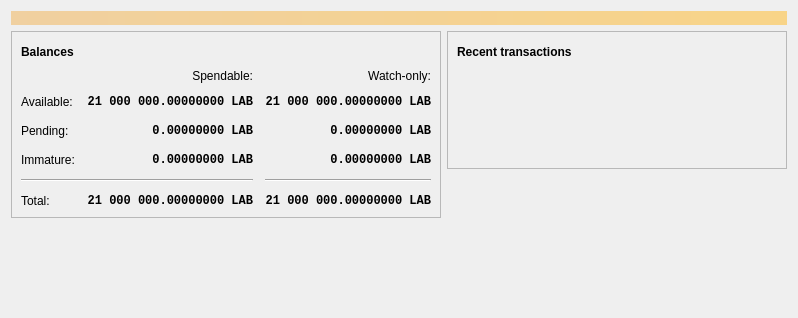
<?xml version="1.0" encoding="UTF-8"?>
<ui version="4.0">
 <class>OverviewPage</class>
 <widget class="QWidget" name="OverviewPage">
  <property name="geometry">
   <rect>
    <x>0</x>
    <y>0</y>
    <width>798</width>
    <height>318</height>
   </rect>
  </property>
  <property name="windowTitle">
   <string>Form</string>
  </property>
  <layout class="QVBoxLayout" name="topLayout">
   <item>
    <widget class="QLabel" name="labelAlerts">
     <property name="visible">
      <bool>false</bool>
     </property>
     <property name="styleSheet">
      <string notr="true">QLabel { background-color: qlineargradient(x1: 0, y1: 0, x2: 1, y2: 0, stop:0 #F0D0A0, stop:1 #F8D488); color:#000000; }</string>
     </property>
     <property name="wordWrap">
      <bool>true</bool>
     </property>
     <property name="margin">
      <number>3</number>
     </property>
     <property name="textInteractionFlags">
      <set>Qt::TextSelectableByMouse</set>
     </property>
    </widget>
   </item>
   <item>
    <layout class="QHBoxLayout" name="horizontalLayout" stretch="1,1">
     <item>
      <layout class="QVBoxLayout" name="verticalLayout_2">
       <item>
        <widget class="QFrame" name="frame">
         <property name="frameShape">
          <enum>QFrame::StyledPanel</enum>
         </property>
         <property name="frameShadow">
          <enum>QFrame::Raised</enum>
         </property>
         <layout class="QVBoxLayout" name="verticalLayout_4">
          <item>
           <layout class="QHBoxLayout" name="horizontalLayout_4">
            <item>
             <widget class="QLabel" name="label_5">
              <property name="font">
               <font>
                <weight>75</weight>
                <bold>true</bold>
               </font>
              </property>
              <property name="text">
               <string>Balances</string>
              </property>
             </widget>
            </item>
            <item>
             <widget class="QPushButton" name="labelWalletStatus">
              <property name="enabled">
               <bool>true</bool>
              </property>
              <property name="maximumSize">
               <size>
                <width>30</width>
                <height>16777215</height>
               </size>
              </property>
              <property name="toolTip">
               <string>The displayed information may be out of date. Your wallet automatically synchronizes with the Labyrinth network after a connection is established, but this process has not completed yet.</string>
              </property>
              <property name="text">
               <string/>
              </property>
              <property name="icon">
               <iconset resource="../labyrinth.qrc">
                <normaloff>:/icons/warning</normaloff>
                <disabledoff>:/icons/warning</disabledoff>:/icons/warning</iconset>
              </property>
              <property name="iconSize">
               <size>
                <width>24</width>
                <height>24</height>
               </size>
              </property>
              <property name="flat">
               <bool>true</bool>
              </property>
             </widget>
            </item>
            <item>
             <spacer name="horizontalSpacer_3">
              <property name="orientation">
               <enum>Qt::Horizontal</enum>
              </property>
              <property name="sizeHint" stdset="0">
               <size>
                <width>40</width>
                <height>20</height>
               </size>
              </property>
             </spacer>
            </item>
           </layout>
          </item>
          <item>
           <layout class="QGridLayout" name="gridLayout">
            <property name="spacing">
             <number>12</number>
            </property>
            <item row="2" column="2">
             <widget class="QLabel" name="labelWatchPending">
              <property name="font">
               <font>
                <family>Monospace</family>
                <weight>75</weight>
                <bold>true</bold>
               </font>
              </property>
              <property name="cursor">
               <cursorShape>IBeamCursor</cursorShape>
              </property>
              <property name="toolTip">
               <string>Unconfirmed transactions to watch-only addresses</string>
              </property>
              <property name="text">
               <string notr="true">0.00000000 LAB</string>
              </property>
              <property name="alignment">
               <set>Qt::AlignRight|Qt::AlignTrailing|Qt::AlignVCenter</set>
              </property>
              <property name="textInteractionFlags">
               <set>Qt::LinksAccessibleByMouse|Qt::TextSelectableByKeyboard|Qt::TextSelectableByMouse</set>
              </property>
             </widget>
            </item>
            <item row="2" column="1">
             <widget class="QLabel" name="labelUnconfirmed">
              <property name="font">
               <font>
                <family>Monospace</family>
                <weight>75</weight>
                <bold>true</bold>
               </font>
              </property>
              <property name="cursor">
               <cursorShape>IBeamCursor</cursorShape>
              </property>
              <property name="toolTip">
               <string>Total of transactions that have yet to be confirmed, and do not yet count toward the spendable balance</string>
              </property>
              <property name="text">
               <string notr="true">0.00000000 LAB</string>
              </property>
              <property name="alignment">
               <set>Qt::AlignRight|Qt::AlignTrailing|Qt::AlignVCenter</set>
              </property>
              <property name="textInteractionFlags">
               <set>Qt::LinksAccessibleByMouse|Qt::TextSelectableByKeyboard|Qt::TextSelectableByMouse</set>
              </property>
             </widget>
            </item>
            <item row="3" column="2">
             <widget class="QLabel" name="labelWatchImmature">
              <property name="font">
               <font>
                <family>Monospace</family>
                <weight>75</weight>
                <bold>true</bold>
               </font>
              </property>
              <property name="cursor">
               <cursorShape>IBeamCursor</cursorShape>
              </property>
              <property name="toolTip">
               <string>Mined balance in watch-only addresses that has not yet matured</string>
              </property>
              <property name="text">
               <string notr="true">0.00000000 LAB</string>
              </property>
              <property name="alignment">
               <set>Qt::AlignRight|Qt::AlignTrailing|Qt::AlignVCenter</set>
              </property>
              <property name="textInteractionFlags">
               <set>Qt::LinksAccessibleByMouse|Qt::TextSelectableByKeyboard|Qt::TextSelectableByMouse</set>
              </property>
             </widget>
            </item>
            <item row="4" column="0" colspan="2">
             <widget class="Line" name="line">
              <property name="orientation">
               <enum>Qt::Horizontal</enum>
              </property>
             </widget>
            </item>
            <item row="4" column="2">
             <widget class="Line" name="lineWatchBalance">
              <property name="sizePolicy">
               <sizepolicy hsizetype="Preferred" vsizetype="Fixed">
                <horstretch>0</horstretch>
                <verstretch>0</verstretch>
               </sizepolicy>
              </property>
              <property name="minimumSize">
               <size>
                <width>140</width>
                <height>0</height>
               </size>
              </property>
              <property name="orientation">
               <enum>Qt::Horizontal</enum>
              </property>
             </widget>
            </item>
            <item row="5" column="0">
             <widget class="QLabel" name="labelTotalText">
              <property name="text">
               <string>Total:</string>
              </property>
             </widget>
            </item>
            <item row="3" column="1">
             <widget class="QLabel" name="labelImmature">
              <property name="font">
               <font>
                <family>Monospace</family>
                <weight>75</weight>
                <bold>true</bold>
               </font>
              </property>
              <property name="cursor">
               <cursorShape>IBeamCursor</cursorShape>
              </property>
              <property name="toolTip">
               <string>Mined balance that has not yet matured</string>
              </property>
              <property name="text">
               <string notr="true">0.00000000 LAB</string>
              </property>
              <property name="alignment">
               <set>Qt::AlignRight|Qt::AlignTrailing|Qt::AlignVCenter</set>
              </property>
              <property name="textInteractionFlags">
               <set>Qt::LinksAccessibleByMouse|Qt::TextSelectableByKeyboard|Qt::TextSelectableByMouse</set>
              </property>
             </widget>
            </item>
            <item row="2" column="3">
             <spacer name="horizontalSpacer_2">
              <property name="orientation">
               <enum>Qt::Horizontal</enum>
              </property>
              <property name="sizeHint" stdset="0">
               <size>
                <width>40</width>
                <height>20</height>
               </size>
              </property>
             </spacer>
            </item>
            <item row="3" column="0">
             <widget class="QLabel" name="labelImmatureText">
              <property name="text">
               <string>Immature:</string>
              </property>
             </widget>
            </item>
            <item row="5" column="1">
             <widget class="QLabel" name="labelTotal">
              <property name="font">
               <font>
                <family>Monospace</family>
                <weight>75</weight>
                <bold>true</bold>
               </font>
              </property>
              <property name="cursor">
               <cursorShape>IBeamCursor</cursorShape>
              </property>
              <property name="toolTip">
               <string>Your current total balance</string>
              </property>
              <property name="text">
               <string notr="true">21 000 000.00000000 LAB</string>
              </property>
              <property name="alignment">
               <set>Qt::AlignRight|Qt::AlignTrailing|Qt::AlignVCenter</set>
              </property>
              <property name="textInteractionFlags">
               <set>Qt::LinksAccessibleByMouse|Qt::TextSelectableByKeyboard|Qt::TextSelectableByMouse</set>
              </property>
             </widget>
            </item>
            <item row="5" column="2">
             <widget class="QLabel" name="labelWatchTotal">
              <property name="font">
               <font>
                <family>Monospace</family>
                <weight>75</weight>
                <bold>true</bold>
               </font>
              </property>
              <property name="cursor">
               <cursorShape>IBeamCursor</cursorShape>
              </property>
              <property name="toolTip">
               <string>Current total balance in watch-only addresses</string>
              </property>
              <property name="text">
               <string notr="true">21 000 000.00000000 LAB</string>
              </property>
              <property name="alignment">
               <set>Qt::AlignRight|Qt::AlignTrailing|Qt::AlignVCenter</set>
              </property>
              <property name="textInteractionFlags">
               <set>Qt::LinksAccessibleByMouse|Qt::TextSelectableByKeyboard|Qt::TextSelectableByMouse</set>
              </property>
             </widget>
            </item>
            <item row="0" column="2">
             <widget class="QLabel" name="labelWatchonly">
              <property name="text">
               <string>Watch-only:</string>
              </property>
              <property name="alignment">
               <set>Qt::AlignRight|Qt::AlignTrailing|Qt::AlignVCenter</set>
              </property>
             </widget>
            </item>
            <item row="1" column="0">
             <widget class="QLabel" name="labelBalanceText">
              <property name="text">
               <string>Available:</string>
              </property>
             </widget>
            </item>
            <item row="1" column="1">
             <widget class="QLabel" name="labelBalance">
              <property name="font">
               <font>
                <family>Monospace</family>
                <weight>75</weight>
                <bold>true</bold>
               </font>
              </property>
              <property name="cursor">
               <cursorShape>IBeamCursor</cursorShape>
              </property>
              <property name="toolTip">
               <string>Your current spendable balance</string>
              </property>
              <property name="text">
               <string notr="true">21 000 000.00000000 LAB</string>
              </property>
              <property name="alignment">
               <set>Qt::AlignRight|Qt::AlignTrailing|Qt::AlignVCenter</set>
              </property>
              <property name="textInteractionFlags">
               <set>Qt::LinksAccessibleByMouse|Qt::TextSelectableByKeyboard|Qt::TextSelectableByMouse</set>
              </property>
             </widget>
            </item>
            <item row="1" column="2">
             <widget class="QLabel" name="labelWatchAvailable">
              <property name="font">
               <font>
                <family>Monospace</family>
                <weight>75</weight>
                <bold>true</bold>
               </font>
              </property>
              <property name="cursor">
               <cursorShape>IBeamCursor</cursorShape>
              </property>
              <property name="toolTip">
               <string>Your current balance in watch-only addresses</string>
              </property>
              <property name="text">
               <string notr="true">21 000 000.00000000 LAB</string>
              </property>
              <property name="alignment">
               <set>Qt::AlignRight|Qt::AlignTrailing|Qt::AlignVCenter</set>
              </property>
              <property name="textInteractionFlags">
               <set>Qt::LinksAccessibleByMouse|Qt::TextSelectableByKeyboard|Qt::TextSelectableByMouse</set>
              </property>
             </widget>
            </item>
            <item row="2" column="0">
             <widget class="QLabel" name="labelPendingText">
              <property name="text">
               <string>Pending:</string>
              </property>
             </widget>
            </item>
            <item row="0" column="1">
             <widget class="QLabel" name="labelSpendable">
              <property name="text">
               <string>Spendable:</string>
              </property>
              <property name="alignment">
               <set>Qt::AlignRight|Qt::AlignTrailing|Qt::AlignVCenter</set>
              </property>
             </widget>
            </item>
           </layout>
          </item>
         </layout>
        </widget>
       </item>
       <item>
        <spacer name="verticalSpacer">
         <property name="orientation">
          <enum>Qt::Vertical</enum>
         </property>
         <property name="sizeHint" stdset="0">
          <size>
           <width>20</width>
           <height>40</height>
          </size>
         </property>
        </spacer>
       </item>
      </layout>
     </item>
     <item>
      <layout class="QVBoxLayout" name="verticalLayout_3">
       <item>
        <widget class="QFrame" name="frame_2">
         <property name="frameShape">
          <enum>QFrame::StyledPanel</enum>
         </property>
         <property name="frameShadow">
          <enum>QFrame::Raised</enum>
         </property>
         <layout class="QVBoxLayout" name="verticalLayout">
          <item>
           <layout class="QHBoxLayout" name="horizontalLayout_2">
            <item>
             <widget class="QLabel" name="label_4">
              <property name="font">
               <font>
                <weight>75</weight>
                <bold>true</bold>
               </font>
              </property>
              <property name="text">
               <string>Recent transactions</string>
              </property>
             </widget>
            </item>
            <item>
             <widget class="QPushButton" name="labelTransactionsStatus">
              <property name="enabled">
               <bool>true</bool>
              </property>
              <property name="maximumSize">
               <size>
                <width>30</width>
                <height>16777215</height>
               </size>
              </property>
              <property name="toolTip">
               <string>The displayed information may be out of date. Your wallet automatically synchronizes with the Labyrinth network after a connection is established, but this process has not completed yet.</string>
              </property>
              <property name="text">
               <string/>
              </property>
              <property name="icon">
               <iconset resource="../labyrinth.qrc">
                <normaloff>:/icons/warning</normaloff>
                <disabledoff>:/icons/warning</disabledoff>:/icons/warning</iconset>
              </property>
              <property name="iconSize">
               <size>
                <width>24</width>
                <height>24</height>
               </size>
              </property>
              <property name="flat">
               <bool>true</bool>
              </property>
             </widget>
            </item>
            <item>
             <spacer name="horizontalSpacer">
              <property name="orientation">
               <enum>Qt::Horizontal</enum>
              </property>
              <property name="sizeHint" stdset="0">
               <size>
                <width>40</width>
                <height>20</height>
               </size>
              </property>
             </spacer>
            </item>
           </layout>
          </item>
          <item>
           <widget class="TransactionOverviewWidget" name="listTransactions">
            <property name="styleSheet">
             <string notr="true">QListView { background: transparent; }</string>
            </property>
            <property name="frameShape">
             <enum>QFrame::NoFrame</enum>
            </property>
            <property name="verticalScrollBarPolicy">
             <enum>Qt::ScrollBarAlwaysOff</enum>
            </property>
            <property name="horizontalScrollBarPolicy">
             <enum>Qt::ScrollBarAlwaysOff</enum>
            </property>
            <property name="sizeAdjustPolicy">
             <enum>QAbstractScrollArea::AdjustToContents</enum>
            </property>
            <property name="selectionMode">
             <enum>QAbstractItemView::NoSelection</enum>
            </property>
            <property name="uniformItemSizes">
             <bool>true</bool>
            </property>
           </widget>
          </item>
         </layout>
        </widget>
       </item>
       <item>
        <spacer name="verticalSpacer_2">
         <property name="orientation">
          <enum>Qt::Vertical</enum>
         </property>
         <property name="sizeHint" stdset="0">
          <size>
           <width>20</width>
           <height>40</height>
          </size>
         </property>
        </spacer>
       </item>
      </layout>
     </item>
    </layout>
   </item>
  </layout>
 </widget>
 <customwidgets>
  <customwidget>
   <class>TransactionOverviewWidget</class>
   <extends>QListView</extends>
   <header>qt/transactionoverviewwidget.h</header>
  </customwidget>
 </customwidgets>
 <resources/>
 <connections/>
</ui>
